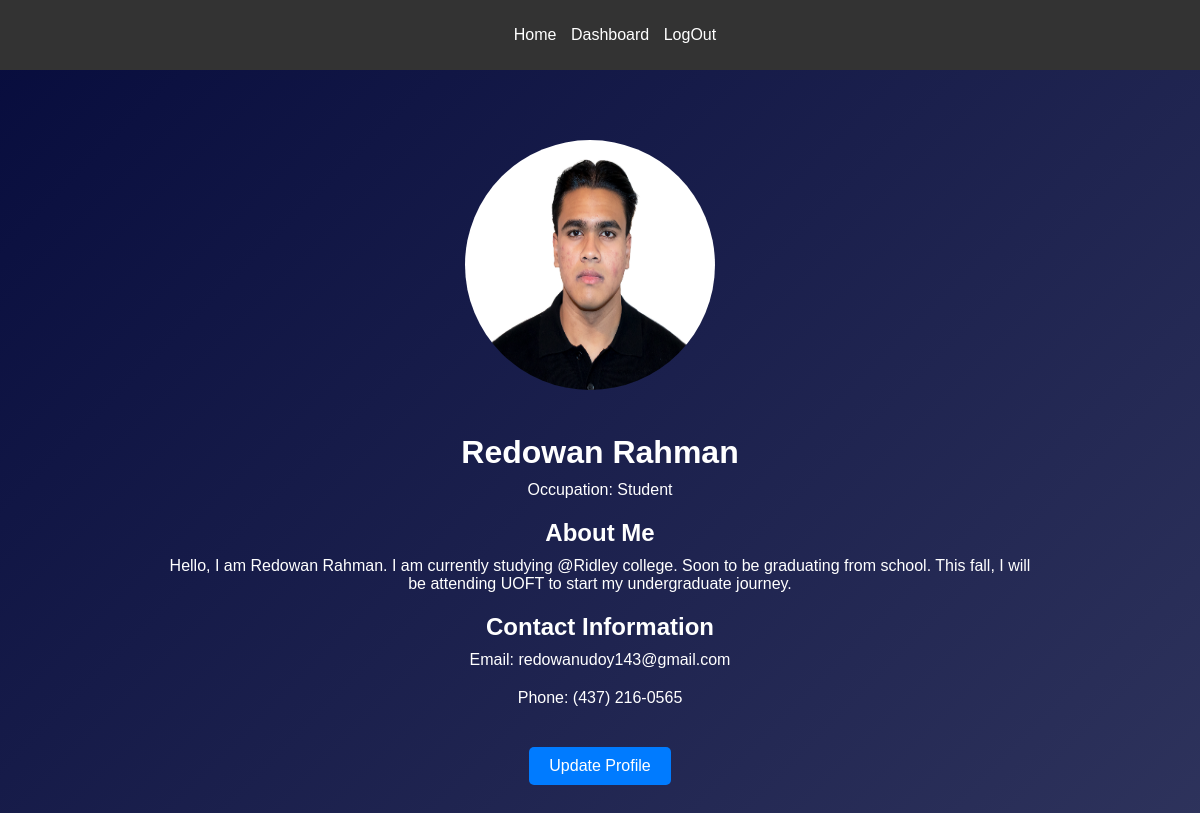
/profile/ (signed in), run on the app's committed database.
### users/models.py (models this page shows)
class Profile(models.Model):
    user = models.OneToOneField(User, on_delete=models.CASCADE)
    phone = models.CharField(max_length=20, blank=True)
    about = models.TextField(blank=True)
    job = models.CharField(max_length=150, blank=True)
    profile_image = models.ImageField(upload_to='profile_images/', null=True, blank=True)

### users/views.py (the view)
# urls.py: path('profile/', views.profile, name = 'profile'),
@login_required(login_url='login')
def profile(request):
    try:
        profile = Profile.objects.get(user=request.user)
    except Profile.DoesNotExist:
        return redirect('edit_profile')
    return render(request, 'profile.html', {'profile': profile})

### templates/profile.html (shortened to what this page needs)
<!DOCTYPE html>
{% load static %}
<html lang="en">
<head>
    <link rel="stylesheet" href="{% static 'style.css' %}">
    <link rel="stylesheet" href="{% static 'profile.css' %}">
</head>
<body style="background: linear-gradient(135deg, #070c3d, #2e335c);">
    <header>
        <nav>
            <ul>
                <li><a href="{% url 'home' %}">Home</a></li>
                <li><a href="{% url 'dashboard' %}">Dashboard</a></li>
                <li><a href="{% url 'logout' %}">LogOut</a></li>
            </ul>
        </nav>
    </header>
    <div class="profile-container">
        <div class="profile-info">
            <div class="profile-header" style="padding-bottom: 40px;">
                <img src="{{ profile.profile_image.url }}" alt="User Profile Picture" class="profile-picture">
            </div>
            <h1>Redowan Rahman</h1>
            <p>Occupation: {{profile.job}}</p>
            <div class="profile-details">
                <h2>About Me</h2>
                <p>{{ profile.about }}</p>
                <h2>Contact Information</h2>
                <p>Email: {{ profile.user.email }}</p>
                <p>Phone: {{ profile.phone }}</p>
            </div>
            <div class="button-container">
                <a href="{% url 'edit_profile' %}">Update Profile</a>
            </div>
        </div>
    </div>
</body>
</html>

### static/style.css (style rules this page uses)
body, h1, p, h2, input, button { margin: 0; padding: 0; box-sizing: border-box; }
body, html { margin: 0; padding: 0; width: 100%; height: 100%; font-family: Arial, sans-serif; }
header { background-color: #333; color: white; padding: 10px 0; text-align: center; }
nav ul { list-style-type: none; }
nav ul li { display: inline; margin-right: 10px; }
nav ul li a { color: white; text-decoration: none; }
.button-container { display: flex; justify-content: center; width: 100%; }
p { text-align: center; }
a { color: #5c67f2; }

### static/profile.css (style rules this page uses)
.profile-container { display: flex; align-items: center; justify-content: start; width: 80%; margin: 20px auto; color: white; padding: 20px; }
.profile-header { flex: 0 0 150px; padding-right: 20px; }
.profile-header img { width: 250px; height: 250px; border-radius: 50%; }
.profile-info { flex-grow: 1; text-align: center; margin: 20px; padding: 10px; }
.profile-info p { padding: 10px; }
.profile-details h2 { text-align: center; padding-top: 10px; }
.profile-details p, .button-container { text-align: center; }
.button-container a { display: inline-block; padding: 10px 20px; margin-top: 30px; background-color: #007BFF; color: white; text-decoration: none; border-radius: 5px; cursor: pointer; font-size: 16px; transition: background-color 0.3s; }

### data on the page
Profile: profile_image (picture), job "Student", about "Hello, I am Redowan Rahman. I am currently studying @Ridley college. Soon to be graduating from school. This fall, I will be attending UOFT to start my undergraduate journey.", user.email "redowanudoy143@gmail.com", phone "(437) 216-0565"
